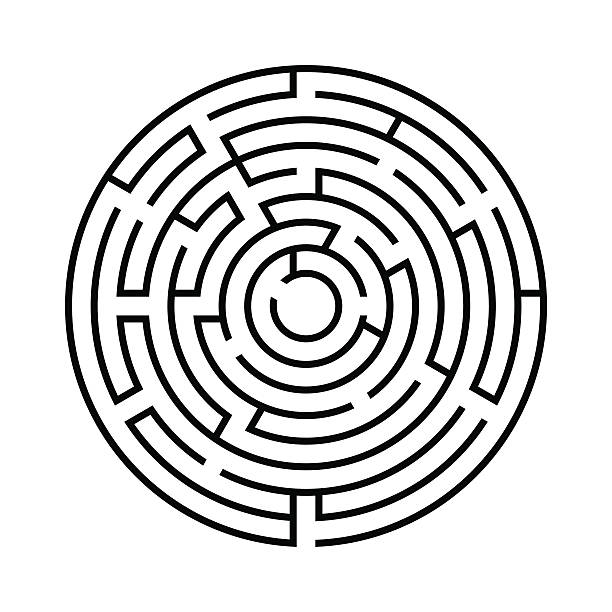
#> input picture maze_images/maze01.jpg, 612 x 612 px, found by its file name
$ python maze_solver.py
#> lines starting #> are read from the running program, lines starting #| are printed output that depends on the picture; after the words box and inside, x2 and y2 are one past the last pixel; in counts of white or black regions, pixels touching at a corner belong together
import os
import cv2 as cv
import numpy as np
import colorsys
import threading
from tkinter import filedialog
from tkinter import Tk
import tkinter.messagebox

class Point(object):
    def __init__(self, x = 0, y = 0):
        self.x = x
        self.y = y
        pass

    def __add__(self, other):
        return Point(self.x + other.x, self.y + other.y)

    #Check is two point is same or not
    # [5 lines left out: function __eq__, not called in this run]
    pass


# [100 lines left out: functions onMouse, bfs, sorter, not called in this run]


root = Tk()
# root.withdraw()
file_path = 'maze_images\maze01.jpg'
try:
    point_count = 0
    start  = Point()
    end = Point()
    directions = [Point(0, -1), Point(0, 1), Point(1, 0), Point(-1, 0)]
    size = 512
    img = cv.imread(file_path, 0)
#> img: shape (612, 612); min 0, max 255, mean 218.7
    img = cv.resize(img, (size, size))
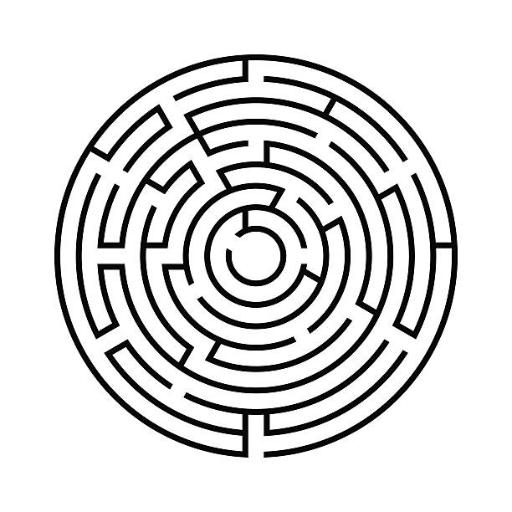
#> img: shape (512, 512); min 0, max 255, mean 218.6
    ret, thresh = cv.threshold(img, 150, 255, cv.THRESH_BINARY_INV)
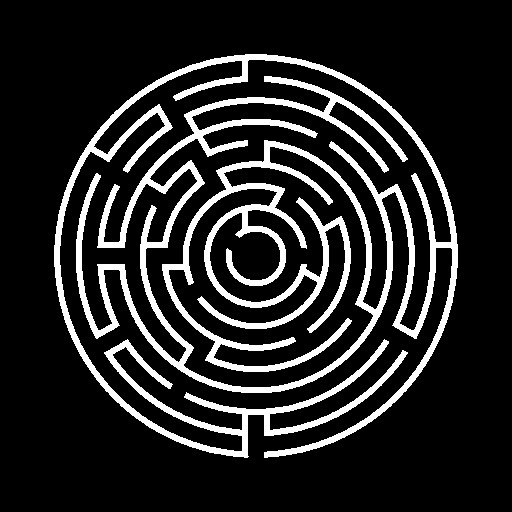
#> thresh: shape (512, 512); 14.8% white; 1 white region, box (x1, y1, x2, y2) and area: (54, 54, 458, 458) 38712
    thresh = cv.resize(thresh, (size, size))
    col = cv.cvtColor(thresh, cv.COLOR_GRAY2BGR)
    h, w, d = col.shape
#> h = 512; w = 512; d = 3

    cv.namedWindow('image')
    cv.setMouseCallback('image', onMouse)
    while True:
        cv.imshow('image', col)
        k = cv.waitKey(100)
#> (key Esc is pressed here)
        if point_count == 2:
            break
    pass

    # now we have the start and end points
    bfs(start, end)
    cv.destroyAllWindows()

except FileNotFoundError as e:
    tkinter.messagebox.showerror("Error", "Default image not found.")
